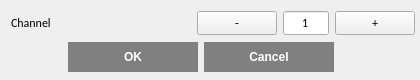
<?xml version="1.0" encoding="UTF-8"?>
<ui version="4.0">
 <class>node_channel_select</class>
 <widget class="QDialog" name="node_channel_select">
  <property name="enabled">
   <bool>true</bool>
  </property>
  <property name="geometry">
   <rect>
    <x>0</x>
    <y>0</y>
    <width>420</width>
    <height>80</height>
   </rect>
  </property>
  <property name="sizePolicy">
   <sizepolicy hsizetype="Fixed" vsizetype="Fixed">
    <horstretch>0</horstretch>
    <verstretch>0</verstretch>
   </sizepolicy>
  </property>
  <property name="minimumSize">
   <size>
    <width>420</width>
    <height>80</height>
   </size>
  </property>
  <property name="maximumSize">
   <size>
    <width>420</width>
    <height>80</height>
   </size>
  </property>
  <property name="font">
   <font>
    <family>Calibri</family>
   </font>
  </property>
  <property name="windowTitle">
   <string>Dialog</string>
  </property>
  <property name="sizeGripEnabled">
   <bool>false</bool>
  </property>
  <property name="modal">
   <bool>false</bool>
  </property>
  <widget class="QWidget" name="layoutWidget">
   <property name="geometry">
    <rect>
     <x>11</x>
     <y>10</y>
     <width>404</width>
     <height>65</height>
    </rect>
   </property>
   <layout class="QVBoxLayout" name="verticalLayout">
    <item>
     <layout class="QHBoxLayout" name="horizontalLayout">
      <item>
       <widget class="QLabel" name="label_1">
        <property name="minimumSize">
         <size>
          <width>180</width>
          <height>0</height>
         </size>
        </property>
        <property name="maximumSize">
         <size>
          <width>180</width>
          <height>16777215</height>
         </size>
        </property>
        <property name="font">
         <font>
          <family>Calibri</family>
          <pointsize>9</pointsize>
          <weight>50</weight>
          <bold>false</bold>
         </font>
        </property>
        <property name="layoutDirection">
         <enum>Qt::LeftToRight</enum>
        </property>
        <property name="frameShadow">
         <enum>QFrame::Plain</enum>
        </property>
        <property name="text">
         <string>Channel</string>
        </property>
        <property name="textFormat">
         <enum>Qt::AutoText</enum>
        </property>
        <property name="scaledContents">
         <bool>false</bool>
        </property>
        <property name="wordWrap">
         <bool>false</bool>
        </property>
       </widget>
      </item>
      <item>
       <widget class="QPushButton" name="pushButton">
        <property name="text">
         <string>-</string>
        </property>
       </widget>
      </item>
      <item>
       <widget class="QLineEdit" name="lineEdit">
        <property name="text">
         <string>1</string>
        </property>
        <property name="alignment">
         <set>Qt::AlignCenter</set>
        </property>
        <property name="placeholderText">
         <string>1</string>
        </property>
       </widget>
      </item>
      <item>
       <widget class="QPushButton" name="pushButton_2">
        <property name="text">
         <string>+</string>
        </property>
       </widget>
      </item>
     </layout>
    </item>
    <item>
     <widget class="QDialogButtonBox" name="buttonBox">
      <property name="minimumSize">
       <size>
        <width>380</width>
        <height>30</height>
       </size>
      </property>
      <property name="maximumSize">
       <size>
        <width>380</width>
        <height>30</height>
       </size>
      </property>
      <property name="font">
       <font>
        <family>Calibri</family>
        <pointsize>10</pointsize>
        <weight>75</weight>
        <italic>false</italic>
        <bold>true</bold>
        <underline>false</underline>
        <strikeout>false</strikeout>
        <kerning>true</kerning>
       </font>
      </property>
      <property name="autoFillBackground">
       <bool>false</bool>
      </property>
      <property name="styleSheet">
       <string notr="true">QDialogButtonBox {
    button-layout: 0;
}

QPushButton{
	font: 75 9pt &quot;Calibri&quot;;
	font-weight: bold;
    background: gray;
    color: white;

	border-radius: 0px;
    
	width: 120px;
	height: 20px;
    padding: 5px;
}

QPushButton:disabled {
	background:  #595959;
	color: gray;
}

QPushButton:enabled {
    background: gray;
    color: white;
}

QPushButton:hover {
	background: gray;
	color: black;
}

QPushButton:pressed {
	background: lightgray;
	color: black;
	border-width: 3px;
	border-style: solid;
	border-color: gray;
}
</string>
      </property>
      <property name="orientation">
       <enum>Qt::Horizontal</enum>
      </property>
      <property name="standardButtons">
       <set>QDialogButtonBox::Cancel|QDialogButtonBox::Ok</set>
      </property>
      <property name="centerButtons">
       <bool>true</bool>
      </property>
     </widget>
    </item>
   </layout>
  </widget>
 </widget>
 <resources/>
 <connections>
  <connection>
   <sender>buttonBox</sender>
   <signal>rejected()</signal>
   <receiver>node_channel_select</receiver>
   <slot>reject()</slot>
   <hints>
    <hint type="sourcelabel">
     <x>179</x>
     <y>76</y>
    </hint>
    <hint type="destinationlabel">
     <x>179</x>
     <y>49</y>
    </hint>
   </hints>
  </connection>
  <connection>
   <sender>buttonBox</sender>
   <signal>accepted()</signal>
   <receiver>node_channel_select</receiver>
   <slot>accept()</slot>
   <hints>
    <hint type="sourcelabel">
     <x>179</x>
     <y>76</y>
    </hint>
    <hint type="destinationlabel">
     <x>179</x>
     <y>49</y>
    </hint>
   </hints>
  </connection>
 </connections>
</ui>
